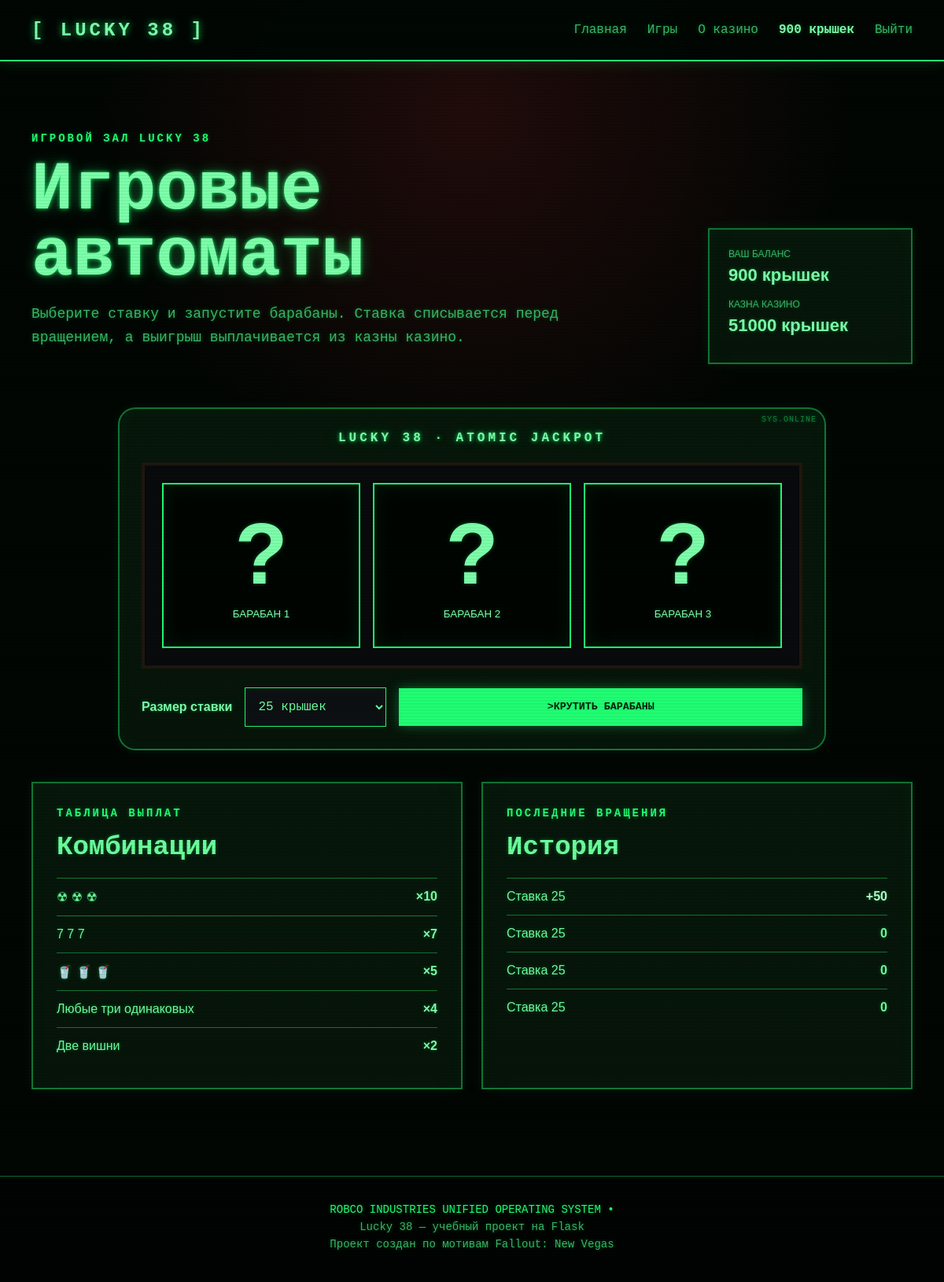
The app's page /slots (signed in) with its own data.
### tables this page shows
CREATE TABLE users (
            id INTEGER PRIMARY KEY AUTOINCREMENT,
            username TEXT NOT NULL UNIQUE,
            password_hash TEXT NOT NULL,
            balance INTEGER NOT NULL DEFAULT 1000,
            created_at TIMESTAMP NOT NULL DEFAULT CURRENT_TIMESTAMP
        );

CREATE TABLE casino (
            id INTEGER PRIMARY KEY CHECK (id = 1),
            treasury INTEGER NOT NULL,
            initial_treasury INTEGER NOT NULL
        );

CREATE TABLE game_history (
            id INTEGER PRIMARY KEY AUTOINCREMENT,
            user_id INTEGER NOT NULL,
            game_type TEXT NOT NULL,
            bet INTEGER NOT NULL,
            result TEXT NOT NULL,
            payout INTEGER NOT NULL DEFAULT 0,
            balance_after INTEGER NOT NULL,
            casino_treasury_after INTEGER NOT NULL,
            created_at TIMESTAMP NOT NULL DEFAULT CURRENT_TIMESTAMP,
            FOREIGN KEY (user_id) REFERENCES users (id)
        );

### app.py (the view, shortened to what this page needs)
@app.route("/slots", methods=("GET", "POST"))
@login_required
def slots():
    result = None
    spin_message = None
    multiplier = 0
    payout = 0
    selected_bet = 25
    recent_games = get_db().execute(
        """
        SELECT bet, result, payout, balance_after, created_at
        FROM game_history
        WHERE user_id = ? AND game_type = 'slots'
        ORDER BY id DESC
        LIMIT 5
        """,
        (g.user["id"],),
    ).fetchall()
    return render_template(
        "slots.html",
        symbols=SLOT_SYMBOLS,
        bets=ALLOWED_SLOT_BETS,
        selected_bet=selected_bet,
        result=result,
        spin_message=spin_message,
        multiplier=multiplier,
        payout=payout,
        recent_games=recent_games,
    )

### app.py (called while the page is built)
def get_db():
    if "db" not in g:
        DATABASE.parent.mkdir(exist_ok=True)
        g.db = sqlite3.connect(DATABASE)
        g.db.row_factory = sqlite3.Row
    return g.db

def login_required(view):
    @wraps(view)
    def wrapped_view(**kwargs):
        if g.user is None:
            flash("Сначала войдите в аккаунт.", "error")
            return redirect(url_for("login"))
        return view(**kwargs)
    return wrapped_view

@app.before_request
def load_logged_in_user():
    user_id = session.get("user_id")
    if user_id is None:
        g.user = None
    else:
        g.user = get_db().execute(
            "SELECT id, username, balance, created_at FROM users WHERE id = ?",
            (user_id,),
        ).fetchone()

@app.context_processor
def inject_casino_data():
    casino = get_db().execute(
        "SELECT treasury, initial_treasury FROM casino WHERE id = 1"
    ).fetchone()
    return {"casino": casino}

### templates/slots.html (shortened to what this page needs)
{% extends "base.html" %}
{% block content %}
<section class="slots-section">
    <div class="container">
        <div class="game-page-heading">
            <div>
                <p class="section-label">Игровой зал Lucky 38</p>
                <h1>Игровые автоматы</h1>
                <p class="game-description">
                    Выберите ставку и запустите барабаны. Ставка списывается перед
                    вращением, а выигрыш выплачивается из казны казино.
                </p>
            </div>
            <div class="game-balance-panel">
                <span>Ваш баланс</span>
                <strong>{{ g.user['balance'] }} крышек</strong>
                <span>Казна казино</span>
                <strong>{{ casino['treasury'] }} крышек</strong>
            </div>
        </div>
        <div class="slot-machine">
            <div class="machine-title">LUCKY 38 · ATOMIC JACKPOT</div>
            <div class="slot-reels" aria-label="Результат вращения">
                {% if result %}
                    {% for symbol in result %}
                        <div class="slot-reel">
                            <span class="slot-symbol">{{ symbol['icon'] }}</span>
                            <small>{{ symbol['label'] }}</small>
                        </div>
                    {% endfor %}
                {% else %}
                    <div class="slot-reel"><span class="slot-symbol">?</span><small>Барабан 1</small></div>
                    <div class="slot-reel"><span class="slot-symbol">?</span><small>Барабан 2</small></div>
                    <div class="slot-reel"><span class="slot-symbol">?</span><small>Барабан 3</small></div>
                {% endif %}
            </div>
            <form class="slot-controls" method="post">
                <label for="bet">Размер ставки</label>
                <select id="bet" name="bet">
                    {% for bet in bets %}
                        <option value="{{ bet }}" {% if bet == selected_bet %}selected{% endif %}>
                            {{ bet }} крышек
                        </option>
                    {% endfor %}
                </select>
                <button class="button button-primary spin-button" type="submit"
                        {% if g.user['balance'] < 10 or casino['treasury'] <= 0 %}disabled{% endif %}>
                    Крутить барабаны
                </button>
            </form>
        </div>
        <div class="slots-info-grid">
            <article class="payout-card">
                <p class="section-label">Таблица выплат</p>
                <h2>Комбинации</h2>
                <div class="payout-row"><span>☢ ☢ ☢</span><strong>×10</strong></div>
                <div class="payout-row"><span>7 7 7</span><strong>×7</strong></div>
                <div class="payout-row"><span>🥤 🥤 🥤</span><strong>×5</strong></div>
                <div class="payout-row"><span>Любые три одинаковых</span><strong>×4</strong></div>
                <div class="payout-row"><span>Две вишни</span><strong>×2</strong></div>
            </article>
            <article class="history-card">
                <p class="section-label">Последние вращения</p>
                <h2>История</h2>
                {% if recent_games %}
                    <div class="compact-history">
                        {% for game in recent_games %}
                            <div class="history-row">
                                <span>Ставка {{ game['bet'] }}</span>
                                <strong class="{% if game['payout'] > 0 %}history-win{% endif %}">
                                    {% if game['payout'] > 0 %}+{{ game['payout'] }}{% else %}0{% endif %}
                                </strong>
                            </div>
                        {% endfor %}
                    </div>
                {% else %}
                    <p class="empty-history">Вы ещё не запускали автомат.</p>
                {% endif %}
            </article>
        </div>
    </div>
</section>
{% endblock %}

### templates/base.html (shortened to what this page needs)
<!DOCTYPE html>
<html lang="ru">
<head>
    <link rel="stylesheet" href="{{ url_for('static', filename='css/style.css') }}">
</head>
<body>
    <header class="header">
        <div class="container header-inner">
            <a class="logo" href="{{ url_for('index') }}">LUCKY 38</a>
            <nav class="navigation">
                <a href="{{ url_for('index') }}">Главная</a>
                <a href="{{ url_for('index') }}#games">Игры</a>
                <a href="{{ url_for('index') }}#about">О казино</a>
                {% if g.user %}
                    <a class="balance-link" href="{{ url_for('profile') }}">
                        {{ g.user['balance'] }} крышек
                    </a>
                    <a href="{{ url_for('logout') }}">Выйти</a>
                {% else %}
                    <a href="{{ url_for('login') }}">Войти</a>
                    <a class="nav-button" href="{{ url_for('register') }}">Регистрация</a>
                {% endif %}
            </nav>
        </div>
    </header>
    <main>
        {% block content %}{% endblock %}
    </main>
    <footer class="footer">
        <div class="container">
            <p>Lucky 38 — учебный проект на Flask</p>
            <p>Проект создан по мотивам Fallout: New Vegas</p>
        </div>
    </footer>
</body>
</html>

### records on screen
users: user.balance "900"
casino: treasury "51000"
game_history: bet "25", payout "50"
game_history: bet "25", payout "0"
game_history: bet "25", payout "0"
game_history: bet "25", payout "0"

### other values on screen
form field bet "25 крышек"
